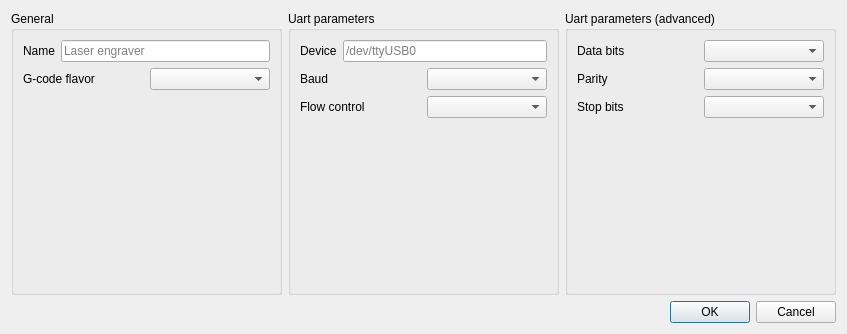
<?xml version="1.0" encoding="UTF-8"?>
<ui version="4.0">
 <class>AddPrinterDialog</class>
 <widget class="QDialog" name="AddPrinterDialog">
  <property name="geometry">
   <rect>
    <x>0</x>
    <y>0</y>
    <width>847</width>
    <height>334</height>
   </rect>
  </property>
  <property name="windowTitle">
   <string>Dialog</string>
  </property>
  <layout class="QVBoxLayout" name="verticalLayout_4">
   <item>
    <layout class="QHBoxLayout" name="horizontalLayout_9">
     <item>
      <widget class="QGroupBox" name="groupBox_2">
       <property name="sizePolicy">
        <sizepolicy hsizetype="Expanding" vsizetype="Expanding">
         <horstretch>0</horstretch>
         <verstretch>0</verstretch>
        </sizepolicy>
       </property>
       <property name="title">
        <string>General</string>
       </property>
       <layout class="QVBoxLayout" name="verticalLayout">
        <item>
         <layout class="QHBoxLayout" name="horizontalLayout">
          <item>
           <widget class="QLabel" name="label_5">
            <property name="text">
             <string>Name</string>
            </property>
           </widget>
          </item>
          <item>
           <widget class="QLineEdit" name="lineEdit_2">
            <property name="placeholderText">
             <string>Laser engraver</string>
            </property>
           </widget>
          </item>
         </layout>
        </item>
        <item>
         <layout class="QHBoxLayout" name="horizontalLayout_2">
          <item>
           <widget class="QLabel" name="label_2">
            <property name="text">
             <string>G-code flavor</string>
            </property>
           </widget>
          </item>
          <item>
           <widget class="QComboBox" name="comboBox_2"/>
          </item>
         </layout>
        </item>
        <item>
         <spacer name="verticalSpacer">
          <property name="orientation">
           <enum>Qt::Vertical</enum>
          </property>
          <property name="sizeHint" stdset="0">
           <size>
            <width>20</width>
            <height>40</height>
           </size>
          </property>
         </spacer>
        </item>
       </layout>
      </widget>
     </item>
     <item>
      <widget class="QGroupBox" name="groupBox">
       <property name="sizePolicy">
        <sizepolicy hsizetype="Expanding" vsizetype="Expanding">
         <horstretch>0</horstretch>
         <verstretch>0</verstretch>
        </sizepolicy>
       </property>
       <property name="title">
        <string>Uart parameters</string>
       </property>
       <layout class="QVBoxLayout" name="verticalLayout_2">
        <item>
         <layout class="QHBoxLayout" name="horizontalLayout_3">
          <item>
           <widget class="QLabel" name="label">
            <property name="text">
             <string>Device</string>
            </property>
           </widget>
          </item>
          <item>
           <widget class="QLineEdit" name="lineEdit">
            <property name="placeholderText">
             <string>/dev/ttyUSB0</string>
            </property>
           </widget>
          </item>
         </layout>
        </item>
        <item>
         <layout class="QHBoxLayout" name="horizontalLayout_4">
          <item>
           <widget class="QLabel" name="label_3">
            <property name="text">
             <string>Baud</string>
            </property>
           </widget>
          </item>
          <item>
           <widget class="QComboBox" name="comboBox_3">
            <property name="currentText">
             <string/>
            </property>
           </widget>
          </item>
         </layout>
        </item>
        <item>
         <layout class="QHBoxLayout" name="horizontalLayout_5">
          <item>
           <widget class="QLabel" name="label_4">
            <property name="text">
             <string>Flow control</string>
            </property>
           </widget>
          </item>
          <item>
           <widget class="QComboBox" name="comboBox_4">
            <property name="currentText">
             <string/>
            </property>
           </widget>
          </item>
         </layout>
        </item>
        <item>
         <spacer name="verticalSpacer_2">
          <property name="orientation">
           <enum>Qt::Vertical</enum>
          </property>
          <property name="sizeHint" stdset="0">
           <size>
            <width>20</width>
            <height>40</height>
           </size>
          </property>
         </spacer>
        </item>
       </layout>
      </widget>
     </item>
     <item>
      <widget class="QGroupBox" name="groupBox_3">
       <property name="sizePolicy">
        <sizepolicy hsizetype="Expanding" vsizetype="Expanding">
         <horstretch>0</horstretch>
         <verstretch>0</verstretch>
        </sizepolicy>
       </property>
       <property name="title">
        <string>Uart parameters (advanced)</string>
       </property>
       <layout class="QVBoxLayout" name="verticalLayout_3">
        <item>
         <layout class="QHBoxLayout" name="horizontalLayout_6">
          <item>
           <widget class="QLabel" name="label_6">
            <property name="text">
             <string>Data bits</string>
            </property>
           </widget>
          </item>
          <item>
           <widget class="QComboBox" name="comboBox_5">
            <property name="currentText">
             <string/>
            </property>
           </widget>
          </item>
         </layout>
        </item>
        <item>
         <layout class="QHBoxLayout" name="horizontalLayout_7">
          <item>
           <widget class="QLabel" name="label_7">
            <property name="text">
             <string>Parity</string>
            </property>
           </widget>
          </item>
          <item>
           <widget class="QComboBox" name="comboBox_6">
            <property name="currentText">
             <string/>
            </property>
           </widget>
          </item>
         </layout>
        </item>
        <item>
         <layout class="QHBoxLayout" name="horizontalLayout_8">
          <item>
           <widget class="QLabel" name="label_8">
            <property name="text">
             <string>Stop bits</string>
            </property>
           </widget>
          </item>
          <item>
           <widget class="QComboBox" name="comboBox_7">
            <property name="currentText">
             <string/>
            </property>
           </widget>
          </item>
         </layout>
        </item>
        <item>
         <spacer name="verticalSpacer_3">
          <property name="orientation">
           <enum>Qt::Vertical</enum>
          </property>
          <property name="sizeHint" stdset="0">
           <size>
            <width>20</width>
            <height>40</height>
           </size>
          </property>
         </spacer>
        </item>
       </layout>
      </widget>
     </item>
    </layout>
   </item>
   <item>
    <widget class="QDialogButtonBox" name="buttonBox">
     <property name="orientation">
      <enum>Qt::Horizontal</enum>
     </property>
     <property name="standardButtons">
      <set>QDialogButtonBox::Cancel|QDialogButtonBox::Ok</set>
     </property>
    </widget>
   </item>
  </layout>
 </widget>
 <resources/>
 <connections>
  <connection>
   <sender>buttonBox</sender>
   <signal>accepted()</signal>
   <receiver>AddPrinterDialog</receiver>
   <slot>accept()</slot>
   <hints>
    <hint type="sourcelabel">
     <x>248</x>
     <y>254</y>
    </hint>
    <hint type="destinationlabel">
     <x>157</x>
     <y>274</y>
    </hint>
   </hints>
  </connection>
  <connection>
   <sender>buttonBox</sender>
   <signal>rejected()</signal>
   <receiver>AddPrinterDialog</receiver>
   <slot>reject()</slot>
   <hints>
    <hint type="sourcelabel">
     <x>316</x>
     <y>260</y>
    </hint>
    <hint type="destinationlabel">
     <x>286</x>
     <y>274</y>
    </hint>
   </hints>
  </connection>
 </connections>
</ui>
